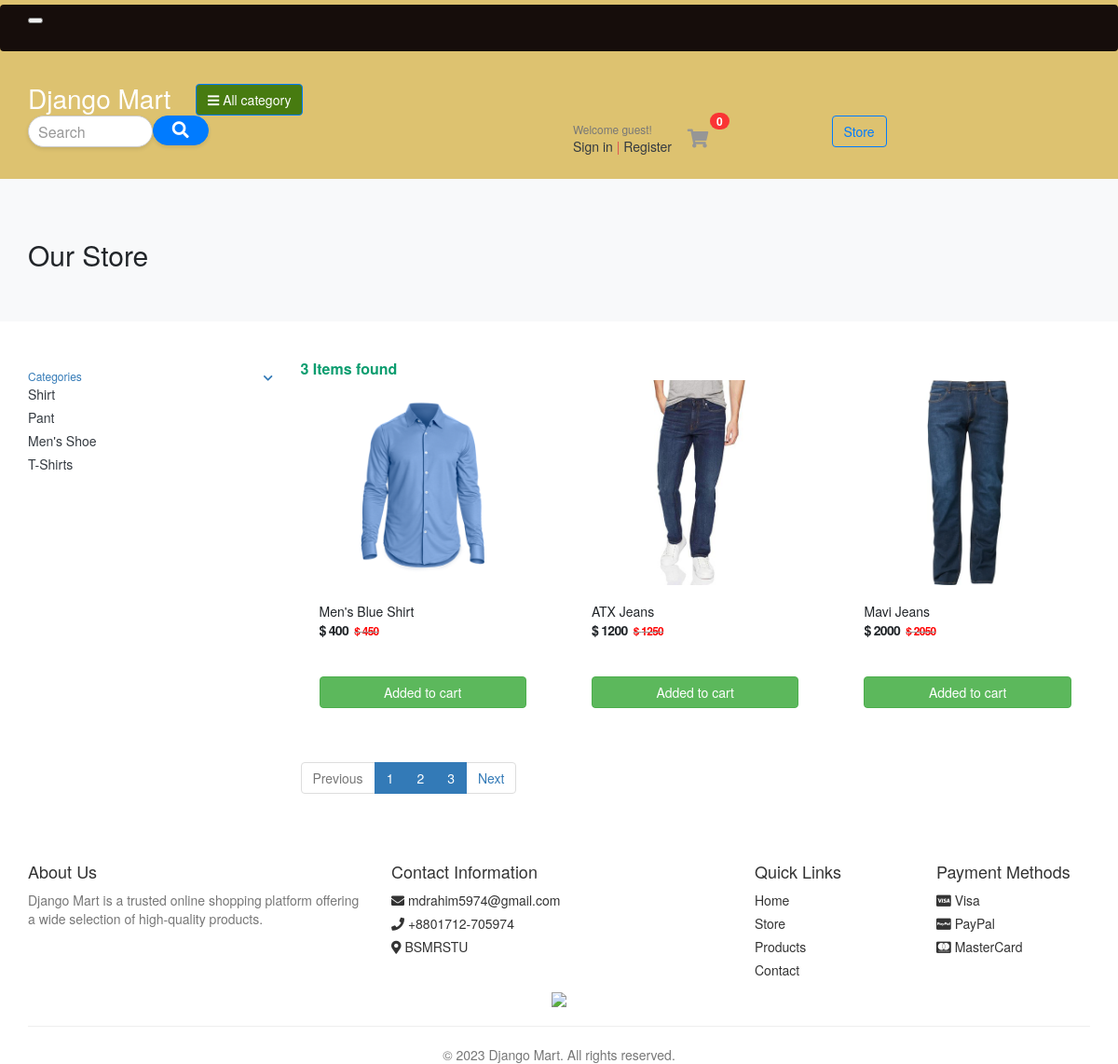
/store/, run on the app's committed database.
### category/models.py (models this page shows, shortened)
class Category(models.Model):
    category_name = models.CharField(max_length=100, unique=True)
    slug = models.SlugField(max_length=100, unique=True)
    description = models.TextField(max_length=255, blank=True)
    cat_image = models.ImageField(upload_to='photos/categories', blank=True)

### store/models.py (models this page shows)
class Product(models.Model):
    product_name = models.CharField(max_length=100, unique=True)
    slug = models.SlugField(max_length=100, unique=True)
    description = models.TextField(max_length=255, blank=True)
    price = models.IntegerField()
    image = models.ImageField(upload_to='photos/products')
    stock = models.IntegerField()
    is_available= models.BooleanField(default=True)
    category = models.ForeignKey(Category, on_delete=models.CASCADE)
    created_date = models.DateTimeField(auto_now_add=True)
    modified_date = models.DateTimeField(auto_now=True)
    def __str__(self):
        return self.product_name

### store/views.py (the view)
# urls.py: path('', views.stores, name='store'),
def stores(request, category_slug=None):
    if category_slug:
        category = get_object_or_404(Category, slug=category_slug)
        products = Product.objects.filter(is_available=True, category=category)
        page = request.GET.get('page')
        paginator = Paginator(products, 3)
        paged_products = paginator.get_page(page)
    else:
        products = Product.objects.filter(is_available=True)
        paginator = Paginator(products, 3)
        page = request.GET.get('page')
        paged_products = paginator.get_page(page)
        for i in paged_products:
            print(i)
    categories = Category.objects.all()
    context = {'products': paged_products, 'categories': categories}
    return render(request, 'store/store.html', context)

### store/templates/store/store.html
{% extends 'base.html' %}
{% block body%}
<section class="section-pagetop bg">
	<div class="container">
		<h2 class="title-page">Our Store</h2>
	</div>
</section>
<section class="section-content padding-y">
	<div class="container">
		<div class="row">
			<aside class="col-md-3">
				<div class="card">
					<article class="filter-group">
						<header class="card-header">
							<a href="#" data-toggle="collapse" data-target="#collapse_1" aria-expanded="true" class="">
								<i class="icon-control fa fa-chevron-down"></i>
								<h6 class="title">Categories</h6>
							</a>
						</header>
						<div class="filter-content collapse show" id="collapse_1">
							<div class=" card-body">
								<ul class="list-menu">
									{% for item in categories %}
									<li><a href="{% url 'products_by_category' item.slug %}">{{item.category_name}} </a>
									</li>
									{% endfor %}
								</ul>
							</div>
						</div>
					</article>
				</div>
			</aside>
			<main class="col-md-9">
				<header class="border-bottom mb-4 pb-3">
					<div class="form-inline">
						<span class="mr-md-auto" style="font-size: 16px; color: #0c9d6f; font-weight: bold;">
							{{products | length}} Items found </span>
					</div>
				</header>
				<div class="row">
					{% for item in products %}
					<div class="col-md-4">
						<figure class="card card-product-grid">
							<div class="img-wrap">
								<img src="{{item.image.url}}">
							</div>
							<figcaption class="info-wrap">
								<div class="fix-height">
									<a href="{% url 'product_detail' item.category.slug item.slug %}" class="title">{{item.product_name}}</a>
									<div class="price-wrap mt-2">
										<span class="price">$ {{item.price}}</span>
										<del class="price-old"><span style="color: red;font-weight: bold;">$
												{{item.price|add:50}}</span></del>
									</div>
								</div>
								<a href="#" class="btn btn-block btn-success">Added to cart </a>
							</figcaption>
						</figure>
					</div>
					{% endfor %}
				</div>
				<nav class="mt-4" aria-label="Page navigation sample">
					<ul class="pagination">
						{% if products.has_previous %}
						<li class="page-item"><a class="page-link" href="?page={{products.previous_page_number}}">Previous</a>
						</li>
						{% else %}
						<li class="page-item disabled"><a class="page-link">Previous</a></li>
						{% endif %}
						{% for i in products.paginator.page_range %}
						<li class="page-item active"><a class="page-link" href="?page={{i}}">{{i}}</a></li>
						{% endfor %}
						{% if products.has_next %}
						<li class="page-item"><a class="page-link" href="?page={{products.next_page_number}}">Next</a>
						</li>
						{% else %}
						<li class="page-item disabled"><a class="page-link">Next</a></li>
						{% endif %}
					</ul>
				</nav>
			</main>
		</div>
	</div>
</section>
{% endblock %}

### templates/base.html (shortened to what this page needs)
<!DOCTYPE html>
{% load static %}
<html lang="en">
<head>
    <link href="{% static 'css/bootstrap.css' %}" rel="stylesheet" type="text/css" />
    <link href="{% static 'fonts/fontawesome/css/all.min.css' %}" type="text/css" rel="stylesheet" />
    <link href="{% static 'css/ui.css' %}" rel="stylesheet" type="text/css" />
    <link href="{% static 'css/responsive.css' %}" rel="stylesheet" media="only screen and (max-width: 1200px)" />
</head>
<body>
    <header class="section-header"
        style="background-color: #ddc270; color: #de5050; padding: 5px 0; box-shadow: 0 80px 60px rgba(53, 7, 162, 0.1);">
        <nav class="navbar p-md-0 navbar-expand-sm navbar-dark border-bottom" style="background-color: #160d0b;">
            <div class="container">
                <button class="navbar-toggler" type="button" data-toggle="collapse" data-target="#navbarTop4"
                    aria-controls="navbarNav" aria-expanded="false" aria-label="Toggle navigation">
                </button>
            </div>
        </nav>
        <section class="header-main border-bottom">
            <div class="container">
                <div class="row align-items-center">
                    <div class="col-lg-2 col-md-3 col-6">
                        <a href="{% url 'home' %}" class="brand-wrap"
                            style="text-decoration: none; color: #fff; font-weight: bold;">
                            <h3 style="margin: 0; font-size: 28px;">Django Mart</h3>
                        </a>
                    </div>
                    <div class="col-lg col-sm col-md col-6 flex-grow-0">
                        <div class="category-wrap dropdown d-inline-block float-right">
                            <button type="button" class="btn btn-primary dropdown-toggle" data-toggle="dropdown"
                                style="background-color: #477b10; border-color: #007bff;">
                                <i class="fa fa-bars"></i> All category
                            </button>
                        </div>
                    </div>
                    <a href="{% url 'store' %}" class="btn btn-outline-primary"
                        style="color: #007bff; border-color: #007bff;">Store</a>
                    <div class="col-lg col-md-6 col-sm-12 col">
                        <form action="#" class="search" style="position: relative;">
                            <div class="input-group w-100">
                                <input type="text" class="form-control"
                                    style="width: 60%; border: 1px solid #ccc; border-radius: 20px; padding: 10px; font-size: 16px; background-color: #fff; box-shadow: 0 2px 4px rgba(0, 0, 0, 0.1); color: #333;"
                                    placeholder="Search" />
                                <div class="input-group-append">
                                    <button class="btn btn-primary" type="submit"
                                        style="background-color: #007bff; border-color: #007bff; border-radius: 30px; padding: 5px 20px; box-shadow: 0 2px 4px rgba(0, 0, 0, 0.1);">
                                        <i class="fa fa-search" style="color: #fff; font-size: 18px;"></i>
                                    </button>
                                </div>
                            </div>
                        </form>
                    </div>
                    <div class="col-lg-3 col-sm-6 col-8 order-2 order-lg-3">
                        <div class="d-flex justify-content-end mb-3 mb-lg-0">
                            <div class="widget-header">
                                {% if request.user.is_authenticated %}
                                <small class="title text">Welcome {{request.user.first_name}}</small>
                                <div>
                                    <a href="{% url 'profile' %}">Profile</a>
                                    <span class="dark-transp"> | </span>
                                    <a href="{% url 'logout' %}"> Logout </a>
                                </div>
                                {% else %}
                                <small class="title text-muted">Welcome guest!</small>
                                <div>
                                    <a href="{% url 'login' %}">Sign in</a>
                                    <span class="dark-transp"> | </span>
                                    <a href="{% url 'register' %}"> Register</a>
                                </div>
                                {% endif %}
                            </div>
                            <a href="{% url 'cart' %}" class="widget-header pl-3 ml-3">
                                <div class="icon icon-sm rounded-circle border">
                                    <i class="fa fa-shopping-cart"></i>
                                </div>
                                <span class="badge badge-pill badge-danger notify">0</span>
                            </a>
                        </div>
                    </div>
                </div>
            </div>
        </section>
    </header>
    {% block body %}
    {% endblock %}
    <footer class="section-footer py-3 py-md-4 bg-light">
        <div class="container">
            <div class="row">
                <div class="col-md-4">
                    <h4>About Us</h4>
                    <p class="text-muted">Django Mart is a trusted online shopping platform offering a wide selection of
                        high-quality products.</p>
                </div>
                <div class="col-md-4">
                    <h4>Contact Information</h4>
                    <ul class="list-unstyled">
                        <li><i class="fas fa-envelope"></i> <a
                                href="mailto:mdrahim5974@gmail.com">mdrahim5974@gmail.com</a></li>
                        <li><i class="fas fa-phone"></i> <a href="tel:+8801712705974">+8801712-705974</a></li>
                        <li><i class="fas fa-map-marker-alt"></i><a href="https://maps.app.goo.gl/DQuk41296EcyK6uy5">
                                BSMRSTU</a></li>
                    </ul>
                </div>
                <div class="col-md-2">
                    <h4>Quick Links</h4>
                    <ul class="list-unstyled">
                        <li><a href="#">Home</a></li>
                        <li><a href="#">Store</a></li>
                        <li><a href="#">Products</a></li>
                        <li><a href="#">Contact</a></li>
                    </ul>
                </div>
                <div class="col-md-2">
                    <h4>Payment Methods</h4>
                    <ul class="list-unstyled">
                        <li><i class="fab fa-cc-visa"></i> Visa</li>
                        <li><i class="fab fa-cc-paypal"></i> PayPal</li>
                        <li><i class="fab fa-cc-mastercard"></i> MasterCard</li>
                    </ul>
                </div>
            </div>
            <div align="center">
                <a target="_blank" href="https://www.sslcommerz.com/" title="SSLCommerz" alt="SSLCommerz"><img
                        style="width:300px;height:auto;"
                        src="https://securepay.sslcommerz.com/public/image/SSLCommerz-Pay-With-logo-All-Size-03.png" /></a>
            </div>
            <hr class="mt-3">
            <div class="row">
                <div class="col-md-12 text-center">
                    <p class="text-muted">&copy; 2023 Django Mart. All rights reserved.</p>
                </div>
            </div>
        </div>
    </footer>
</body>
</html>

### static/css/ui.css (style rules this page uses)
html { font-family: "Inter", sans-serif; font-size: 15px; }
.img-wrap { text-align: center; display: block; }
.img-wrap img { max-width: 100%; }
.price-wrap { letter-spacing: -0.7px; }
.icon-xs, .icon-sm, .icon-md, .icon-lg { display: inline-block; text-align: center; flex-shrink: 0; flex-grow: 0; }
.icon-sm { width: 48px; height: 48px; line-height: 48px !important; font-size: 20px; }
.padding-y { padding-top: 40px; padding-bottom: 40px; }
figure { margin-bottom: 0; }
article:after, .form-group:after { display: block; clear: both; content: ""; }
.bg { background-color: #f8f9fa; }
.title-page { color: #212529; }
p:last-child { margin-bottom: 0; }
.header-main { position: relative; padding-top: 1rem; padding-bottom: 1rem; }
.widget-header { display: inline-block; vertical-align: middle; position: relative; }
.widget-header a { color: #343a40; }
.widget-header i { color: #969696; }
.widget-header .title { display: block; }
.widget-header .notify { position: absolute; top: -3px; right: -10px; }
.section-footer ul li { margin-bottom: 5px; }
.section-footer ul a { color: inherit; }
[class*=list-] li:after { visibility: hidden; display: block; content: ""; overflow: hidden; height: 0; clear: both; }
.list-menu { list-style: none; margin: 0; padding-left: 0; }
.list-menu li { margin-bottom: 5px; }
.list-menu a { color: #343a40; }
[class*=card-product] a.title { color: #212529; display: block; }
[class*=card-product] .img-wrap { overflow: hidden; position: relative; }
[class*=card-product] .img-wrap img { height: 100%; max-width: 100%; width: auto; display: inline-block; -o-object-fit: cover; object-fit: cover; }
.card-product-grid { margin-bottom: 20px; }
.card-product-grid .img-wrap { border-radius: 0.2rem 0.2rem 0 0; height: 220px; }
.card-product-grid .info-wrap { overflow: hidden; padding: 18px 20px; }
.card-product-grid .fix-height { height: 80px; overflow: hidden; }
.card .img-wrap { overflow: hidden; }
.notify { position: absolute; top: -4px; right: -10px; display: inline-block; padding: 0.25em 0.6em; font-size: 12px; line-height: 1; text-align: center; border-radius: 3rem; color: #fff; background-color: #fa3434; }
.price { font-weight: 600; color: #212529; }
.price-old { color: #969696; margin-left: 3px; font-size: 85%; }
.icon-control { margin-top: 5px; float: right; font-size: 80%; }
.card-header .title { margin-bottom: 0; line-height: 1.5; }
.filter-group { border-bottom: 1px solid #e4e4e4; }
.filter-group .card-header { border-bottom: 0; }
.filter-group:last-child { border-bottom: 0; }
.section-pagetop { padding: 45px 0; }

### data on the page
Category: category_name "Shirt"
Category: category_name "Pant"
Category: category_name "Men's Shoe"
Category: category_name "T-Shirts"
Product: image (picture), product_name "Men's Blue Shirt", price "400", price|add "450"
Product: image (picture), product_name "ATX Jeans", price "1200", price|add "1250"
Product: image (picture), product_name "Mavi Jeans", price "2000", price|add "2050"

### other printed values
{{ products | length }} "3"
{{ i }} "1" "2" "3"
